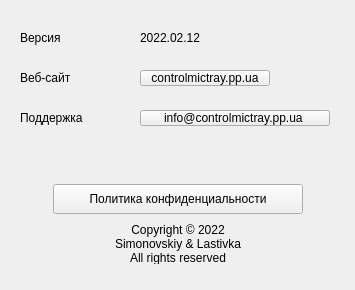
<?xml version="1.0" encoding="UTF-8"?>
<ui version="4.0">
 <class>AboutWindow</class>
 <widget class="QWidget" name="AboutWindow">
  <property name="windowModality">
   <enum>Qt::WindowModal</enum>
  </property>
  <property name="geometry">
   <rect>
    <x>0</x>
    <y>0</y>
    <width>355</width>
    <height>290</height>
   </rect>
  </property>
  <property name="minimumSize">
   <size>
    <width>355</width>
    <height>290</height>
   </size>
  </property>
  <property name="maximumSize">
   <size>
    <width>355</width>
    <height>290</height>
   </size>
  </property>
  <property name="windowTitle">
   <string>О программе</string>
  </property>
  <widget class="QLabel" name="WebSiteLabel">
   <property name="geometry">
    <rect>
     <x>20</x>
     <y>70</y>
     <width>100</width>
     <height>16</height>
    </rect>
   </property>
   <property name="text">
    <string>Веб-сайт</string>
   </property>
  </widget>
  <widget class="QLabel" name="ProgramVersionLabel">
   <property name="geometry">
    <rect>
     <x>20</x>
     <y>30</y>
     <width>100</width>
     <height>16</height>
    </rect>
   </property>
   <property name="text">
    <string>Версия</string>
   </property>
  </widget>
  <widget class="QLabel" name="EmailLabel">
   <property name="geometry">
    <rect>
     <x>20</x>
     <y>110</y>
     <width>100</width>
     <height>16</height>
    </rect>
   </property>
   <property name="text">
    <string>Поддержка</string>
   </property>
  </widget>
  <widget class="QLabel" name="ProgramVersion">
   <property name="geometry">
    <rect>
     <x>140</x>
     <y>30</y>
     <width>130</width>
     <height>16</height>
    </rect>
   </property>
   <property name="text">
    <string>2022.02.12</string>
   </property>
  </widget>
  <widget class="QLabel" name="Logo">
   <property name="geometry">
    <rect>
     <x>271</x>
     <y>20</y>
     <width>64</width>
     <height>64</height>
    </rect>
   </property>
   <property name="text">
    <string/>
   </property>
   <property name="pixmap">
    <pixmap>../resources/Frame.svg</pixmap>
   </property>
   <property name="scaledContents">
    <bool>true</bool>
   </property>
  </widget>
  <widget class="QPushButton" name="UrlPrivacyPolicy">
   <property name="geometry">
    <rect>
     <x>53</x>
     <y>184</y>
     <width>250</width>
     <height>30</height>
    </rect>
   </property>
   <property name="text">
    <string>Политика конфиденциальности</string>
   </property>
  </widget>
  <widget class="QLabel" name="Copyright">
   <property name="geometry">
    <rect>
     <x>78</x>
     <y>224</y>
     <width>200</width>
     <height>40</height>
    </rect>
   </property>
   <property name="text">
    <string>Copyright © 2022
Simonovskiy &amp; Lastivka
All rights reserved</string>
   </property>
   <property name="alignment">
    <set>Qt::AlignCenter</set>
   </property>
  </widget>
  <widget class="QPushButton" name="WebSite">
   <property name="geometry">
    <rect>
     <x>140</x>
     <y>70</y>
     <width>130</width>
     <height>16</height>
    </rect>
   </property>
   <property name="text">
    <string>controlmictray.pp.ua</string>
   </property>
  </widget>
  <widget class="QPushButton" name="Email">
   <property name="geometry">
    <rect>
     <x>140</x>
     <y>110</y>
     <width>190</width>
     <height>16</height>
    </rect>
   </property>
   <property name="text">
    <string>info@controlmictray.pp.ua </string>
   </property>
  </widget>
  <widget class="QLabel" name="LogoFrame">
   <property name="geometry">
    <rect>
     <x>277</x>
     <y>26</y>
     <width>52</width>
     <height>52</height>
    </rect>
   </property>
   <property name="text">
    <string/>
   </property>
   <property name="pixmap">
    <pixmap>../resources/Microphone.svg</pixmap>
   </property>
   <property name="scaledContents">
    <bool>true</bool>
   </property>
  </widget>
 </widget>
 <resources/>
 <connections/>
</ui>
